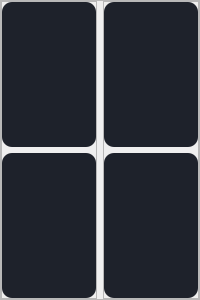
    <widget class="QFrame" name="frame_15">
     <property name="minimumSize">
      <size>
       <width>0</width>
       <height>300</height>
      </size>
     </property>
     <property name="maximumSize">
      <size>
       <width>16777215</width>
       <height>300</height>
      </size>
     </property>
     <property name="frameShape">
      <enum>QFrame::Shape::StyledPanel</enum>
     </property>
     <property name="frameShadow">
      <enum>QFrame::Shadow::Raised</enum>
     </property>
     <layout class="QHBoxLayout" name="horizontalLayout_2">
      <property name="leftMargin">
       <number>0</number>
      </property>
      <property name="topMargin">
       <number>0</number>
      </property>
      <property name="rightMargin">
       <number>0</number>
      </property>
      <property name="bottomMargin">
       <number>0</number>
      </property>
      <item>
       <widget class="QFrame" name="frame_16">
        <property name="frameShape">
         <enum>QFrame::Shape::StyledPanel</enum>
        </property>
        <property name="frameShadow">
         <enum>QFrame::Shadow::Raised</enum>
        </property>
        <layout class="QVBoxLayout" name="verticalLayout_6">
         <property name="leftMargin">
          <number>0</number>
         </property>
         <property name="topMargin">
          <number>0</number>
         </property>
         <property name="rightMargin">
          <number>0</number>
         </property>
         <property name="bottomMargin">
          <number>0</number>
         </property>
         <item>
          <widget class="QFrame" name="frame_18">
           <property name="minimumSize">
            <size>
             <width>0</width>
             <height>80</height>
            </size>
           </property>
           <property name="maximumSize">
            <size>
             <width>16777215</width>
             <height>16777215</height>
            </size>
           </property>
           <property name="styleSheet">
            <string notr="true">background-color:#1e222b;
border-radius: 10px;</string>
           </property>
           <property name="frameShape">
            <enum>QFrame::Shape::StyledPanel</enum>
           </property>
           <property name="frameShadow">
            <enum>QFrame::Shadow::Raised</enum>
           </property>
          </widget>
         </item>
         <item>
          <widget class="QFrame" name="frame_19">
           <property name="minimumSize">
            <size>
             <width>0</width>
             <height>80</height>
            </size>
           </property>
           <property name="maximumSize">
            <size>
             <width>16777215</width>
             <height>16777215</height>
            </size>
           </property>
           <property name="styleSheet">
            <string notr="true">background-color:#1e222b;
border-radius: 10px;</string>
           </property>
           <property name="frameShape">
            <enum>QFrame::Shape::StyledPanel</enum>
           </property>
           <property name="frameShadow">
            <enum>QFrame::Shadow::Raised</enum>
           </property>
          </widget>
         </item>
        </layout>
       </widget>
      </item>
      <item>
       <widget class="QFrame" name="frame_17">
        <property name="frameShape">
         <enum>QFrame::Shape::StyledPanel</enum>
        </property>
        <property name="frameShadow">
         <enum>QFrame::Shadow::Raised</enum>
        </property>
        <layout class="QVBoxLayout" name="verticalLayout_7">
         <property name="leftMargin">
          <number>0</number>
         </property>
         <property name="topMargin">
          <number>0</number>
         </property>
         <property name="rightMargin">
          <number>0</number>
         </property>
         <property name="bottomMargin">
          <number>0</number>
         </property>
         <item>
          <widget class="QFrame" name="frame_21">
           <property name="minimumSize">
            <size>
             <width>0</width>
             <height>80</height>
            </size>
           </property>
           <property name="maximumSize">
            <size>
             <width>16777215</width>
             <height>16777215</height>
            </size>
           </property>
           <property name="styleSheet">
            <string notr="true">background-color:#1e222b;
border-radius: 10px;</string>
           </property>
           <property name="frameShape">
            <enum>QFrame::Shape::StyledPanel</enum>
           </property>
           <property name="frameShadow">
            <enum>QFrame::Shadow::Raised</enum>
           </property>
          </widget>
         </item>
         <item>
          <widget class="QFrame" name="frame_20">
           <property name="minimumSize">
            <size>
             <width>0</width>
             <height>80</height>
            </size>
           </property>
           <property name="maximumSize">
            <size>
             <width>16777215</width>
             <height>16777215</height>
            </size>
           </property>
           <property name="styleSheet">
            <string notr="true">background-color:#1e222b;
border-radius: 10px;</string>
           </property>
           <property name="frameShape">
            <enum>QFrame::Shape::StyledPanel</enum>
           </property>
           <property name="frameShadow">
            <enum>QFrame::Shadow::Raised</enum>
           </property>
          </widget>
         </item>
        </layout>
       </widget>
      </item>
     </layout>
    </widget>
